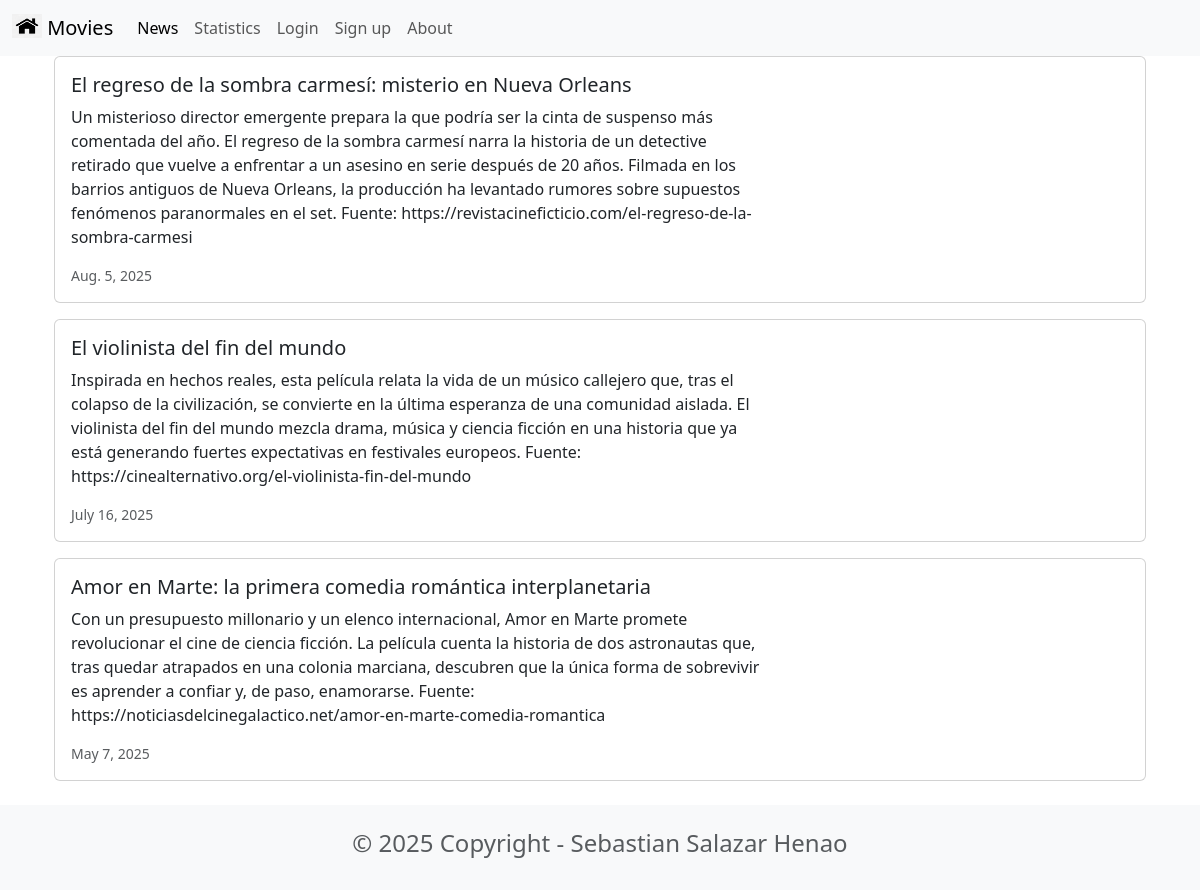
Page /news/ on the committed database.
### news/models.py (models this page shows, shortened)
class News(models.Model):
    headline = models.CharField(max_length=200)
    body = models.TextField()
    date = models.DateField()

### news/views.py (the view)
# urls.py: path('news/', include('news.urls')),
def news(request):
    newss = News.objects.all().order_by('-date')
    return render(request, 'news.html', {'newss': newss})

### news/templates/news.html
{% extends 'base.html' %}
{% block content %}
<div class="container">
    {% for news in newss %}
    <div class="card mb-3">
        <div class="row g-0">
            <div class="col-md-8">
                <div class="card-body">
                    <h5 class="card-title">{{ news.headline }}</h5>
                    <p class="card-text">{{ news.body }}</p>
                    <p class="card-text"><small class="text-muted">{{ news.date }}</small></p>
                </div>
            </div>
        </div>
    </div>
    {% endfor %}
</div>
{% endblock content %}

### rows in the picture
News: headline "El regreso de la sombra carmesí: misterio en Nueva Orleans", body "Un misterioso director emergente prepara la que podría ser la cinta de suspenso más comentada del año. El regreso de la sombra carmesí narra la historia de un detective retirado que vuelve a enfrentar a un asesino en serie después de 20 años. Filmada en los barrios antiguos de Nueva Orleans, la producción ha levantado rumores sobre supuestos fenómenos paranormales en el set. Fuente: https://revistacineficticio.com/el-regreso-de-la-sombra-carmesi", date "Aug. 5, 2025"
News: headline "El violinista del fin del mundo", body "Inspirada en hechos reales, esta película relata la vida de un músico callejero que, tras el colapso de la civilización, se convierte en la última esperanza de una comunidad aislada. El violinista del fin del mundo mezcla drama, música y ciencia ficción en una historia que ya está generando fuertes expectativas en festivales europeos. Fuente: https://cinealternativo.org/el-violinista-fin-del-mundo", date "July 16, 2025"
News: headline "Amor en Marte: la primera comedia romántica interplanetaria", body "Con un presupuesto millonario y un elenco internacional, Amor en Marte promete revolucionar el cine de ciencia ficción. La película cuenta la historia de dos astronautas que, tras quedar atrapados en una colonia marciana, descubren que la única forma de sobrevivir es aprender a confiar y, de paso, enamorarse. Fuente: https://noticiasdelcinegalactico.net/amor-en-marte-comedia-romantica", date "May 7, 2025"
